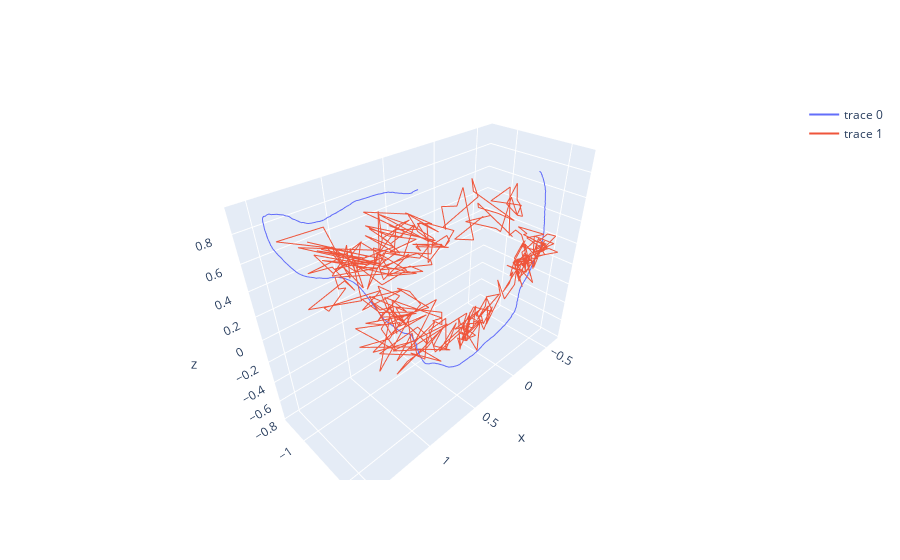

The notebook cell this image was saved under:
### Markdown cell above
# Show trajectories

### Code cell
start_index = 1300
end_index = 1700
fig = go.Figure(
    data=[
        go.Scatter3d(x=trajectories[0, start_index:end_index, 0], y=trajectories[0, start_index:end_index, 1], 
                     z=trajectories[0, start_index:end_index, 2], mode="lines"),
        go.Scatter3d(x=trajectories[1, start_index:end_index, 0], y=trajectories[1, start_index:end_index, 1],
                     z=trajectories[1, start_index:end_index, 2],
                      mode="lines")
    ]
)
fig.show()

### Figure 1 — Plotly figure (JSON) as saved in the notebook; plotly's stock layout.template omitted (floating-point values rounded to 4 significant figures; data arrays with more than 128 entries replaced by an {"elided": "..."} marker saying what was removed)
{"data": [{"mode": "lines", "type": "scatter3d", "x": {"elided": "400 float values"}, "y": {"elided": "400 float values"}, "z": {"elided": "400 float values"}}, {"mode": "lines", "type": "scatter3d", "x": {"elided": "400 float values"}, "y": {"elided": "400 float values"}, "z": {"elided": "400 float values"}}], "layout": {}}
